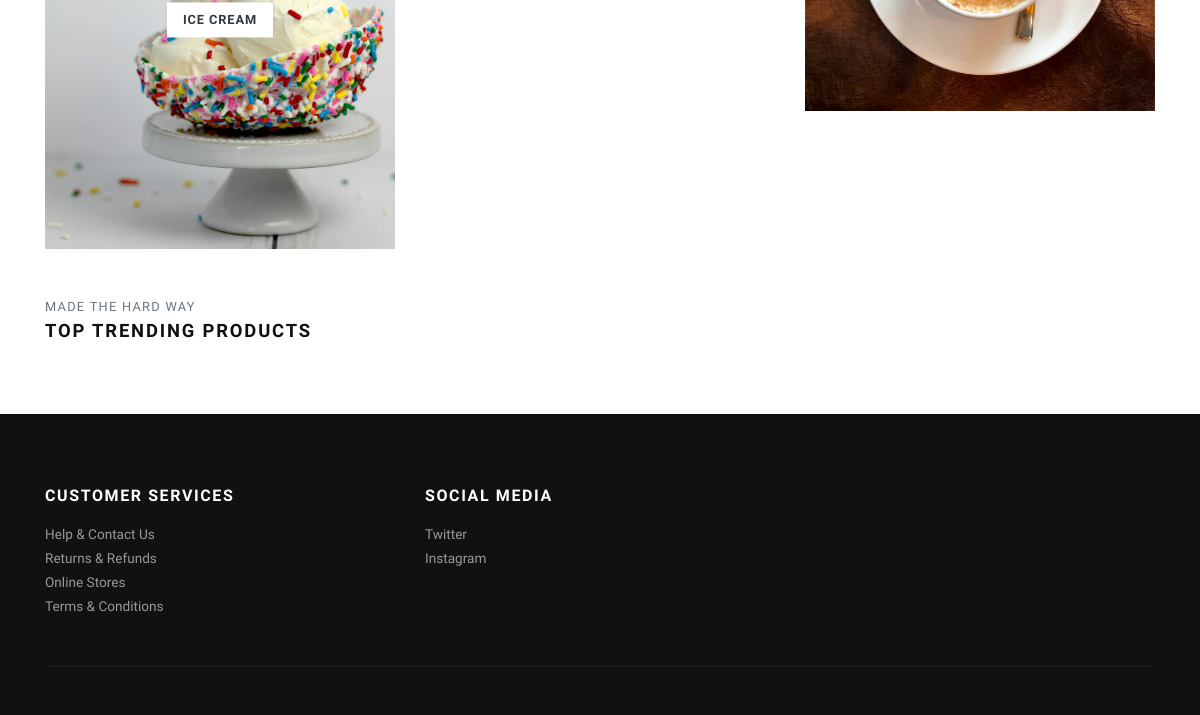
The app's page / (lower part), older data.
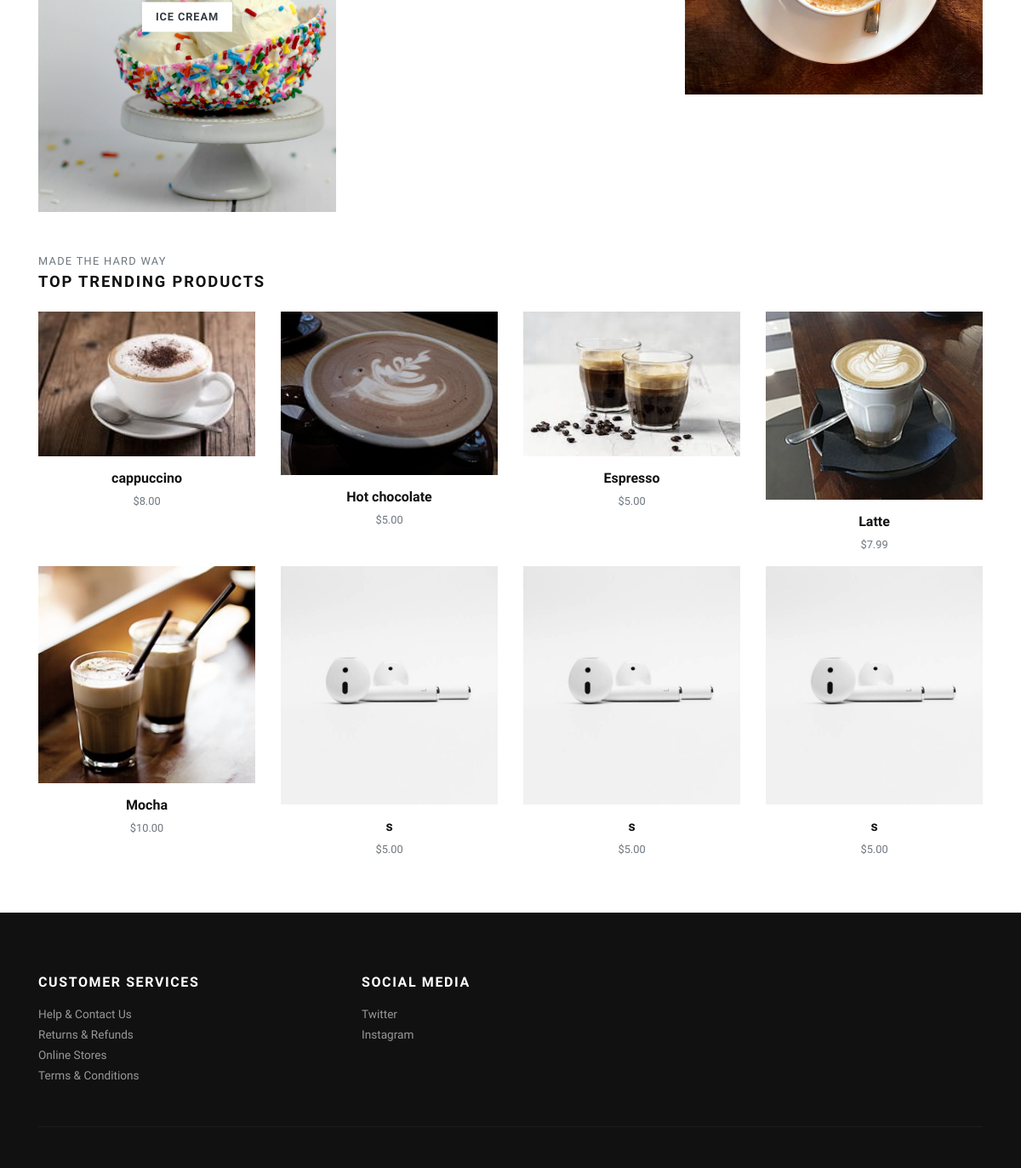
The same page, newer data.
### store/models.py (models this page shows, shortened)
class Category(models.Model):
    title = models.CharField(max_length=50, verbose_name="Category Title")
    slug = models.SlugField(max_length=55, verbose_name="Category Slug")
    description = models.TextField(blank=True, verbose_name="Category Description")
    category_image = models.ImageField(upload_to='category', blank=True, null=True, verbose_name="Category Image")
    class Meta:
        verbose_name_plural = 'Categories'

class Product(models.Model):
    title = models.CharField(max_length=150, verbose_name="Product Title")
    Sugar=models.IntegerField(verbose_name="Sugar",default=0)
    Coffee=models.IntegerField(verbose_name="Coffee",default=0)
    Flour=models.IntegerField(verbose_name="Flour",default=0)
    Chocolate=models.IntegerField(verbose_name="Chocolate",default=0)
    Milk=models.IntegerField(verbose_name="Milk",default=0)
    slug = models.SlugField(max_length=160, verbose_name="Product Slug")
    short_description = models.TextField(verbose_name="Short Description")
    product_image = models.ImageField(upload_to='product', blank=True, null=True, verbose_name="Product Image")
    price = models.DecimalField(max_digits=10, decimal_places=2)
    category = models.ForeignKey(Category, verbose_name="Product Category", on_delete=models.CASCADE)
    class Meta:
        verbose_name_plural = 'Products'

### store/views.py (the view)
# urls.py: 2. Add a URL to urlpatterns:  path('', views.home, name='home')
def home(request):
    categories = Category.objects.filter()[:3]
    products = Product.objects.filter()[:8]
    context = {
        'categories': categories,
        'products': products,
    }
    return render(request, 'store/index.html', context)

### templates/store/index.html (shortened to what this page needs)
{% extends 'base.html' %}
{% load static %}
      {% block content %}
      <div class="container">
        <section class="pt-5">
          <div class="row">
          {% if categories %}
            {% for category in categories %}
              <div class="col-md-4 mb-4 mb-md-0">
                <a class="category-item" href="{% url 'store:category-products' category.slug %}">
                  <strong class="category-item-title">{{ category.title }}</strong>
                </a>
              </div>
            {% endfor %}
          {% endif %}
          </div>
        </section>
        <section class="py-5">
          <header>
            <p class="small text-muted small text-uppercase mb-1">Made the hard way</p>
            <h2 class="h5 text-uppercase mb-4">Top trending products</h2>
          </header>
          <div class="row">
            {% if products %}
              {% for product in products %}
                <div class="col-xl-3 col-lg-4 col-sm-6">
                  <div class="product text-center">
                    <div class="position-relative mb-3">
                      <a class="d-block" href="{% url 'store:product-detail' product.slug %}">
                        {% if product.product_image %}
                          <img class="img-fluid w-100" src="{{ product.product_image.url }}" alt="{{product.title}}">
                        {% else %}
                          <img class="img-fluid w-100" src="{% static 'img/product-1.jpg' %}" alt="{{product.title}}">
                        {% endif %}
                      </a>
                    </div>
                    <h6> <a class="reset-anchor" href="detail.html">{{ product.title }}</a></h6>
                    <p class="small text-muted">${{product.price}}</p>
                  </div>
                </div>
              {% endfor %}
            {% endif %}
          </div>
        </section>
      </div>
      {% endblock content %}

### templates/base.html (shortened to what this page needs)
{% load static %}
<!DOCTYPE html>
<html>
  <head>
    <link rel="stylesheet" href="{% static 'vendor/bootstrap/css/bootstrap.min.css' %}">
    <link rel="stylesheet" href="{% static 'vendor/lightbox2/css/lightbox.min.css' %}">
    <link rel="stylesheet" href="{% static 'vendor/nouislider/nouislider.min.css' %}">
    <link rel="stylesheet" href="{% static 'vendor/bootstrap-select/css/bootstrap-select.min.css' %}">
    <link rel="stylesheet" href="{% static 'vendor/owl.carousel2/assets/owl.carousel.min.css' %}">
    <link rel="stylesheet" href="{% static 'vendor/owl.carousel2/assets/owl.theme.default.css' %}">
    <link rel="stylesheet" href="{% static 'css/style.default.css' %}" id="theme-stylesheet">
    <link rel="stylesheet" href="{% static 'css/custom.css' %}">
  </head>
  <body>
    <div class="page-holder">
      {% block content %}
      {% endblock content %}
      {% include 'footer.html' %}

### templates/navbar.html (shortened to what this page needs)
{% load static %}

### templates/footer.html (shortened to what this page needs)
<footer class="bg-dark text-white">
    <div class="container py-4">
      <div class="row py-5">
        <div class="col-md-4 mb-3 mb-md-0">
          <h6 class="text-uppercase mb-3">Customer services</h6>
          <ul class="list-unstyled mb-0">
            <li><a class="footer-link" href="#">Help &amp; Contact Us</a></li>
            <li><a class="footer-link" href="#">Returns &amp; Refunds</a></li>
            <li><a class="footer-link" href="#">Online Stores</a></li>
            <li><a class="footer-link" href="#">Terms &amp; Conditions</a></li>
          </ul>
        </div>
        <div class="col-md-4">
          <h6 class="text-uppercase mb-3">Social media</h6>
          <ul class="list-unstyled mb-0">
            <li><a class="footer-link" href="#">Twitter</a></li>
            <li><a class="footer-link" href="#">Instagram</a></li>
          </ul>
        </div>
      </div>
      <div class="border-top pt-4" style="border-color: #1d1d1d !important">
        </div>
      </div>
    </div>

### coffeeshop/static/css/style.default.css (style rules this page uses)
strong { font-weight: 700; }
.category-item { display: block; position: relative; color: #343a40; transition: all 0.3s; }
.category-item-title { display: inline-block; padding: 0.5rem 1rem; background: #fff; text-transform: uppercase; letter-spacing: 0.07em; position: absolute; top: 50%; left: 50%; -webkit-transform: translate(-50%, -50%); transform: translate(-50%, -50%); box-shadow: 0 0 5px rgba(0, 0, 0, 0.07); font-size: 0.8rem; }
.product img { -webkit-filter: grayscale(40%); filter: grayscale(40%); transition: all 0.3s; }
.footer-link { font-size: 0.85rem; position: relative; color: #999; transition: all 0.3s; }
.footer-link::before { content: '\f0da'; display: inline-block; font-family: 'Font Awesome\ 5 Free'; font-weight: 900; position: absolute; top: 50%; left: 0; -webkit-transform: translateY(-50%); transform: translateY(-50%); color: #fff; transition: all 0.3s; opacity: 0; }
.text-uppercase { text-transform: uppercase; letter-spacing: 0.1em; }
.reset-anchor { color: inherit; transition: all 0.3s; }
body { font-family: "Libre Franklin", sans-serif; font-size: 1rem; font-weight: 400; line-height: 1.5; color: #111111; background-color: #fff; }
a { color: #dcb14a; text-decoration: none; }
h1, h2, h3, h4, h5, h6, .h1, .h2, .h3, .h4, .h5, .h6 { margin-bottom: 0.5rem; font-family: inherit; font-weight: 900; line-height: 1.2; color: inherit; }
h2, .h2 { font-size: 1.9rem; }
h5, .h5 { font-size: 1.15rem; }
h6, .h6 { font-size: 1rem; }
small, .small { font-size: 80%; font-weight: 400; }
.bg-dark { background-color: #111111 !important; }

Row changes from the older to the newer data that the page shows:
added Product: product_image (picture), title "cappuccino", price "8.00"
added Product: product_image (picture), title "Hot chocolate", price "5.00"
added Product: product_image (picture), title "Espresso", price "5.00"
added Product: product_image (picture), title "Latte", price "7.99"
added Product: product_image (picture), title "Mocha", price "10.00"
added Product: title "s", price "5.00"
added Product: title "s", price "5.00"
added Product: title "s", price "5.00"
